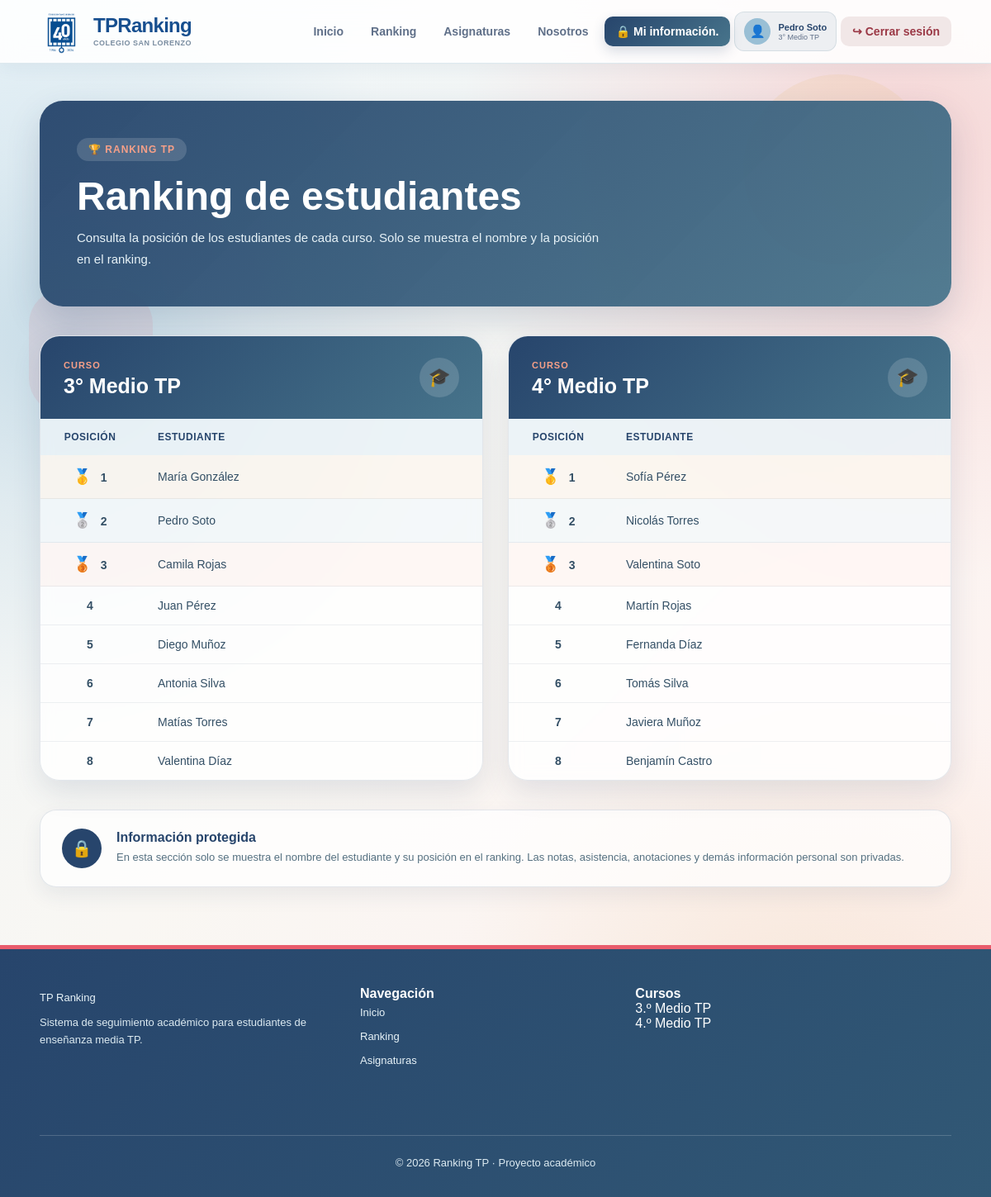
The page /ranking (signed in) on the database its author committed.
### tables this page shows
CREATE TABLE estudiantes (
            id INTEGER PRIMARY KEY AUTOINCREMENT,
            rut TEXT NOT NULL UNIQUE,
            password TEXT NOT NULL,
            nombre TEXT NOT NULL,
            curso TEXT NOT NULL,
            anotacion TEXT DEFAULT ''
        );

### app/routes.py (the view)
@bp.get("/ranking")
@login_required
def ranking():
    ranking_3 = estudiantes_por_curso("3° Medio TP")
    ranking_4 = estudiantes_por_curso("4° Medio TP")
    return render_template(
        "pages/ranking.html",
        title="Ranking | TP Ranking",
        description="Ranking de estudiantes de 3° y 4° Medio TP.",
        ranking_3=ranking_3,
        ranking_4=ranking_4,
    )

### app/databases.py (called while the page is built)
def get_connection():
    connection = sqlite3.connect(Config.DATABASE)
    connection.row_factory = sqlite3.Row
    connection.execute("PRAGMA foreign_keys = ON")
    return connection

### app/models.py (called while the page is built)
def estudiantes_por_curso(curso):
    connection = get_connection()
    filas = connection.execute(
        """
        SELECT
            e.id,
            e.nombre,
            e.curso,
            ROUND(AVG(n.nota), 1) AS promedio
        FROM estudiantes e
        LEFT JOIN notas n
            ON n.estudiante_id = e.id
        WHERE e.curso = ?
        GROUP BY e.id, e.nombre, e.curso
        ORDER BY promedio DESC, e.nombre ASC
        """,
        (curso,)
    ).fetchall()
    connection.close()
    resultado = []
    for posicion, fila in enumerate(filas, start=1):
        resultado.append(
            {
                "id": fila["id"],
                "nombre": fila["nombre"],
                "curso": fila["curso"],
                "promedio": float(fila["promedio"] or 0),
                "posicion": posicion,
            }
        )
    return resultado

### app/routes.py (called while the page is built)
def login_required(view):
    @wraps(view)
    def wrapped(*args, **kwargs):
        if "usuario" not in session:
            return redirect(url_for("main.login"))
        return view(*args, **kwargs)
    return wrapped

@bp.context_processor
def datos_globales():
    return {
        "usuario": session.get("usuario")
    }

### templates/pages/ranking.html
{% extends "base.html" %}
{% block content %}
<main class="pagina-ranking">
    <section class="ranking-hero">
        <div class="ranking-hero-contenido">
            <span class="etiqueta-ranking">
                🏆 RANKING TP
            </span>
            <h1>
                Ranking de estudiantes
            </h1>
            <p>
                Consulta la posición de los estudiantes de cada curso.
                Solo se muestra el nombre y la posición en el ranking.
            </p>
        </div>
    </section>
    <section class="rankings">
        {% for nombre_curso, estudiantes in [
            ("3° Medio TP", ranking_3),
            ("4° Medio TP", ranking_4)
        ] %}
        <div class="ranking-curso">
            <div class="titulo-curso">
                <div>
                    <span class="curso-etiqueta">
                        CURSO
                    </span>
                    <h2>
                        {{ nombre_curso }}
                    </h2>
                </div>
                <span class="icono-curso">
                    🎓
                </span>
            </div>
            <div class="tabla-contenedor">
                <table class="tabla-ranking">
                    <thead>
                        <tr>
                            <th>Posición</th>
                            <th>Estudiante</th>
                        </tr>
                    </thead>
                    <tbody>
                        {% for estudiante in estudiantes %}
                        <tr class="
                            {% if estudiante.posicion == 1 %}
                                primer-lugar
                            {% elif estudiante.posicion == 2 %}
                                segundo-lugar
                            {% elif estudiante.posicion == 3 %}
                                tercer-lugar
                            {% endif %}
                        ">
                            <td>
                                {% if estudiante.posicion == 1 %}
                                    <span class="medalla">🥇</span>
                                {% elif estudiante.posicion == 2 %}
                                    <span class="medalla">🥈</span>
                                {% elif estudiante.posicion == 3 %}
                                    <span class="medalla">🥉</span>
                                {% endif %}
                                <strong>
                                    {{ estudiante.posicion }}
                                </strong>
                            </td>
                            <td>
                                {{ estudiante.nombre }}
                            </td>
                        </tr>
                        {% endfor %}
                    </tbody>
                </table>
            </div>
        </div>
        {% endfor %}
    </section>
    <section class="aviso-ranking">
        <div class="aviso-icono">
            🔒
        </div>
        <div>
            <h3>
                Información protegida
            </h3>
            <p>
                En esta sección solo se muestra el nombre del estudiante
                y su posición en el ranking. Las notas, asistencia,
                anotaciones y demás información personal son privadas.
            </p>
        </div>
    </section>
</main>
{% endblock %}

### templates/includes/header.html
<header class="header">
    <div class="header-contenido">
        <a href="{{ url_for('main.rankingtp') if usuario else url_for('main.index') }}"
           class="logo">
            <img
                src="{{ url_for('static', filename='images/Logo-40-anos-azul.png') }}"
                alt="Logo Colegio San Lorenzo"
            >
            <div class="logo-texto">
                <strong>TPRanking</strong>
                <span>Colegio San Lorenzo</span>
            </div>
        </a>
        {% if usuario %}
        <nav class="navegacion">
            <a href="{{ url_for('main.rankingtp') }}">
                Inicio
            </a>
            <a href="{{ url_for('main.ranking') }}">
                Ranking
            </a>
            <a href="{{ url_for('main.asignaturas') }}">
                Asignaturas
            </a>
            <a href="{{ url_for('main.nosotros') }}">
                Nosotros
            </a>
            <a
                href="{{ url_for('main.mi_informacion') }}"
                class="boton-mi-informacion"
            >
                🔒 Mi información.
            </a>
            <div class="usuario-conectado">
                <span class="usuario-icono">
                    👤
                </span>
                <div class="usuario-datos">
                    <strong>{{ usuario.nombre }}</strong>
                    <small>{{ usuario.curso }}</small>
                </div>
            </div>
            <form
                action="{{ url_for('main.api_logout') }}"
                method="POST"
                class="form-cerrar-sesion"
            >
                <button
                    type="submit"
                    class="boton-cerrar-sesion"
                >
                    ↪ Cerrar sesión
                </button>
            </form>
        </nav>
        {% endif %}
    </div>
</header>

### rows shown on the page
estudiantes: nombre "Pedro Soto", posicion "2"
estudiantes: posicion "1", nombre "María González"
estudiantes: posicion "3", nombre "Camila Rojas"
estudiantes: posicion "4", nombre "Juan Pérez"
estudiantes: posicion "5", nombre "Diego Muñoz"
estudiantes: posicion "6", nombre "Antonia Silva"
estudiantes: posicion "7", nombre "Matías Torres"
estudiantes: posicion "8", nombre "Valentina Díaz"
estudiantes: posicion "1", nombre "Sofía Pérez"
estudiantes: posicion "2", nombre "Nicolás Torres"
estudiantes: posicion "3", nombre "Valentina Soto"
estudiantes: posicion "4", nombre "Martín Rojas"
estudiantes: posicion "5", nombre "Fernanda Díaz"
estudiantes: posicion "6", nombre "Tomás Silva"
estudiantes: posicion "7", nombre "Javiera Muñoz"
estudiantes: posicion "8", nombre "Benjamín Castro"

### other values the page prints
{{ usuario.curso }} "3° Medio TP"
{{ nombre_curso }} "3° Medio TP" "4° Medio TP"
